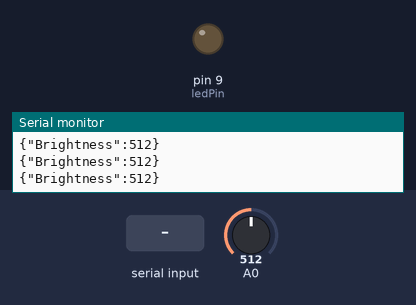
This sketch was run on a simulated Arduino Uno, built with avr-gcc and run on an emulated ATmega328P. Parts: output pins drawn as LEDs (lit = HIGH), the last lines printed to the serial monitor. Inputs (shaded band) come from the test bench; at power-on: A0 = 512.

Above: at 1.2 s.
1.3 s: byte 30 received over Serial
At 1.8 s:
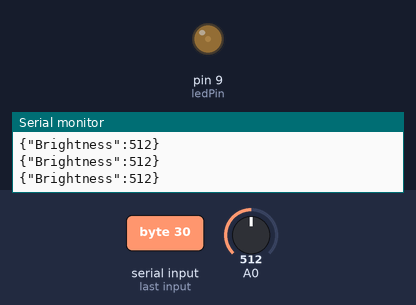
3.0 s: byte 90 received over Serial
At 4.2 s:
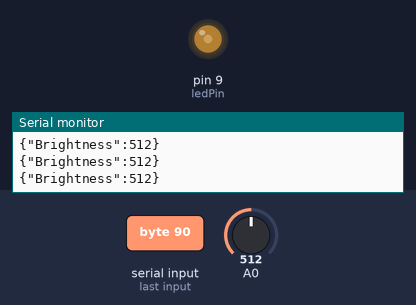
Timing chart, 0 to 6.0 s (numbered marks = the images above; inputs shaded):
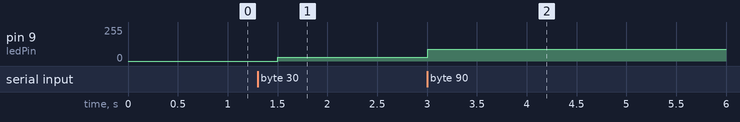

Measured:
- after the input at 1.3 s, pin 9 (ledPin): 0/255 → 30/255 after 0.20 s
- after the input at 3.0 s, pin 9 (ledPin): 30/255 → 90/255 at once

The sketch:

Serial_Communication.ino
```cpp
#include <Arduino_JSON.h>

const int ledPin = 9;// the pin that the LED is attached to
int analogValue = 0;
JSONVar serialOutput;

void setup() {
  // initialize the serial communication:
  Serial.begin(9600);
  // initialize the ledPin as an output:
  pinMode(ledPin, OUTPUT);
}

void loop() {
  byte brightness;

  // check if data has been sent from the computer:
  if (Serial.available()) {
    // read the most recent byte (which will be from 0 to 255):
    brightness = Serial.read();
    // set the brightness of the LED:
    analogWrite(ledPin, brightness);
  }

  analogValue = analogRead(A0);
  serialOutput["Brightness"] = analogValue;
  Serial.println(serialOutput);


  delay(500);
}
```
